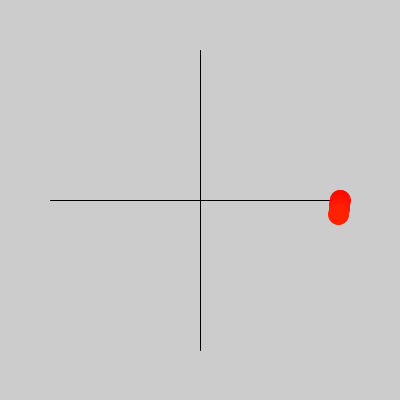
Frame 1 (no input)
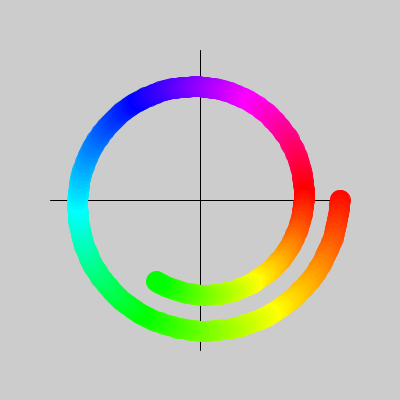
Frame 60 (the mouse pressed at the canvas centre just before this capture)
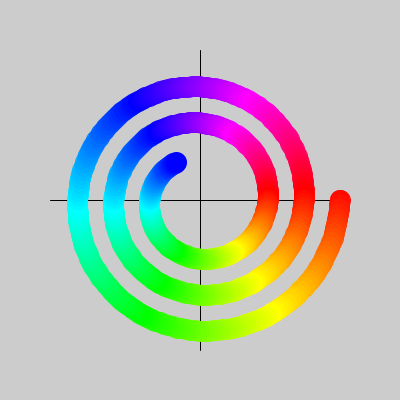
Frame 120 (the mouse held since frame 60 and released just before this capture)

The Processing sketch that drew these frames (run headless with seeded random() and noise(); from frame 60 on, the mouse is pressed at the canvas centre):

// Processing sketch: coloredSpiral
// ── coloredSpiral.pde
float angle = 0;
float r = 140;
int parts = 180;
float frag = TWO_PI / parts;
int lineLength = 150;
float [][] pos;

void setup(){
  size(400, 400);
  //frameRate(20);
  colorMode(HSB, 360, 100, 100);
  stroke(0);
  translate(width/2, height/2);
  line(0,lineLength,0,-lineLength);
  line(lineLength,0,-lineLength,0);
  stroke(255);
  
  pos = new float[parts][2];
  for(int i = 0; i < parts; i++){
    pos[i][0] = cos(angle);
    pos[i][1] = sin(angle);
    angle += frag;
  }
  angle = 0;
}

int i = 0;
float c = 0;
int speed = 4;

void draw(){
  translate(width/2, height/2);
  
  for(int k = 0; k < speed; k++){           
    c = (c + 360/parts) % 360;
    fill(c, 100, 100);
    stroke(c, 100, 100);
    
    ellipse(r*pos[i][0], r*pos[i][1], 20, 20);
    i = ++i % parts;
    
    angle += frag;
    
    r -= 360/parts * 0.1;
    if(r < 0) noLoop();
  }
}
